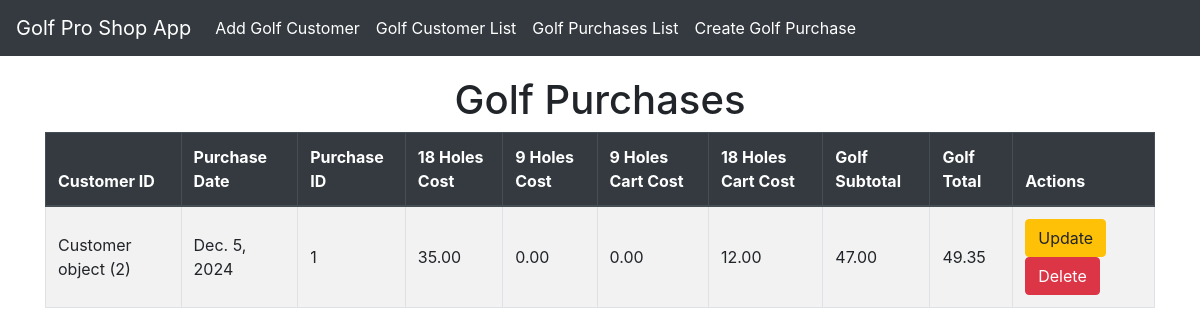
Before: /gplist/ with the older database file.
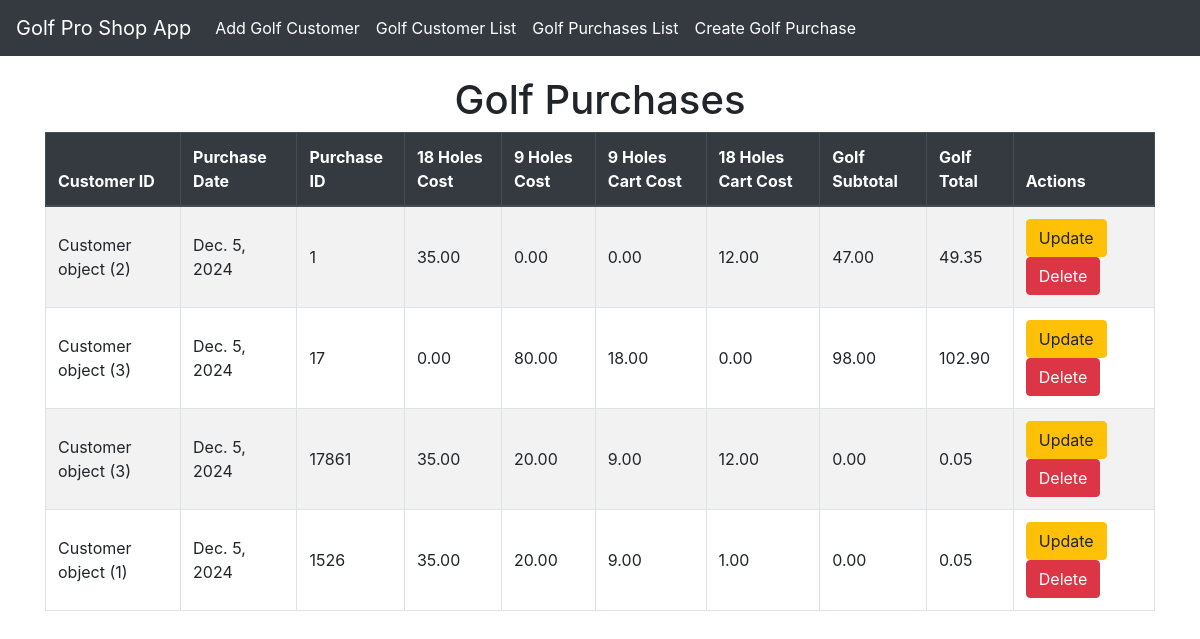
After: the same page with the newer database file.
### golfproapp/models.py (models this page shows, shortened)
class Golf_purchases(models.Model):
    customer_id = models.ForeignKey(Customer, on_delete=models.CASCADE)
    gp_date= models.DateField(default='2024-12-05')
    gp_id = models.IntegerField(default=1, unique=True)
    holes_18_price = models.DecimalField(default=35.00, max_digits=10, decimal_places=2)
    holes_9_price = models.DecimalField(default=20.00, max_digits=10, decimal_places=2)
    cart_9_price = models.DecimalField(default=9.00, max_digits=10, decimal_places=2)
    cart_18_price = models.DecimalField(default=12.00, max_digits=10, decimal_places=2)
    golf_subtotal = models.DecimalField(default=0.00, max_digits=10, decimal_places=2)
    golf_tax=models.DecimalField(default=.05, max_digits=10, decimal_places=2)
    golf_total=models.DecimalField(default=.05, max_digits=10, decimal_places=2)

class Customer(models.Model):
    customer_id = models.AutoField(primary_key=True)
    golferchoice=[('Y','Yes'),('N','No'),]
    gchoice = models.CharField(max_length=1, choices=golferchoice, default='Y')
    fname = models.TextField(max_length=10, default="Golfer1")
    lname = models.TextField(max_length=10, default="Golfer1Lname")
    g_phone = models.CharField(default="55-867-5309", max_length=15)
    g_email = models.CharField(default="bob.smith@aol.com", max_length=30)

### golfproapp/views.py (the view)
# urls.py: path('gplist/', views.golf_purchases_list_view.as_view(), name = 'golf_purchase_list_view'),
class golf_purchases_list_view(ListView):
    model = Golf_purchases
    template_name = 'golf_purchases_list.html'
    context_object_name='golf_purchase_object_list'
    def get_queryset(self):
        queryset = super().get_queryset()
        return queryset

### golfproapp/templates/golfproapp/golf_purchases_list.html (shortened to what this page needs)
{% extends "golfproapp/layout.html" %}
{% block content %}
    <h1 class="text-center">Golf Purchases</h1>
    <table class="table table-bordered table-striped ">
        <thead class="thead-dark">
            <tr>
                <th>Customer ID</th>
                <th>Purchase Date</th>
                <th>Purchase ID</th>
                <th>18 Holes Cost</th>
                <th>9 Holes Cost</th>
                <th>9 Holes Cart Cost</th>
                <th>18 Holes Cart Cost</th>
                <th>Golf Subtotal</th>
                <th>Golf Total</th>
                <th>Actions</th>
            </tr>
        </thead>
        <tbody>
            {% for golf_purchase in object_list %}
            <tr>
                <td>{{ golf_purchase.customer_id }} </td>
                <td>{{ golf_purchase.gp_date }} </td>
                <td>{{ golf_purchase.gp_id }} </td>
                <td>{{ golf_purchase.holes_18_price }} </td>
                <td>{{ golf_purchase.holes_9_price }} </td>
                <td>{{ golf_purchase.cart_9_price }} </td>
                <td>{{ golf_purchase.cart_18_price }} </td>
                <td>{{ golf_purchase.golf_subtotal }} </td>
                <td>{{ golf_purchase.golf_total }} </td>
                <td>
                    <a href="{% url 'golf_purchase_update' golf_purchase.gp_id %}" class="btn btn-warning" >Update</a>
                    <a href="{% url 'golf_purchase_delete' golf_purchase.gp_id %}" class="btn btn-danger" >Delete</a>
                </td>
            </tr>
            {% endfor %}
        </tbody>
    </table>
{% endblock %}

Changed rows visible on the page:
added Golf_purchases: customer_id "Customer object (3)", gp_date "Dec. 5, 2024", gp_id "17", holes_18_price "0.00", holes_9_price "80.00", cart_9_price "18.00", cart_18_price "0.00", golf_subtotal "98.00", golf_total "102.90"
added Golf_purchases: customer_id "Customer object (3)", gp_date "Dec. 5, 2024", gp_id "17861", holes_18_price "35.00", holes_9_price "20.00", cart_9_price "9.00", cart_18_price "12.00", golf_subtotal "0.00", golf_total "0.05"
added Golf_purchases: customer_id "Customer object (1)", gp_date "Dec. 5, 2024", gp_id "1526", holes_18_price "35.00", holes_9_price "20.00", cart_9_price "9.00", cart_18_price "1.00", golf_subtotal "0.00", golf_total "0.05"
